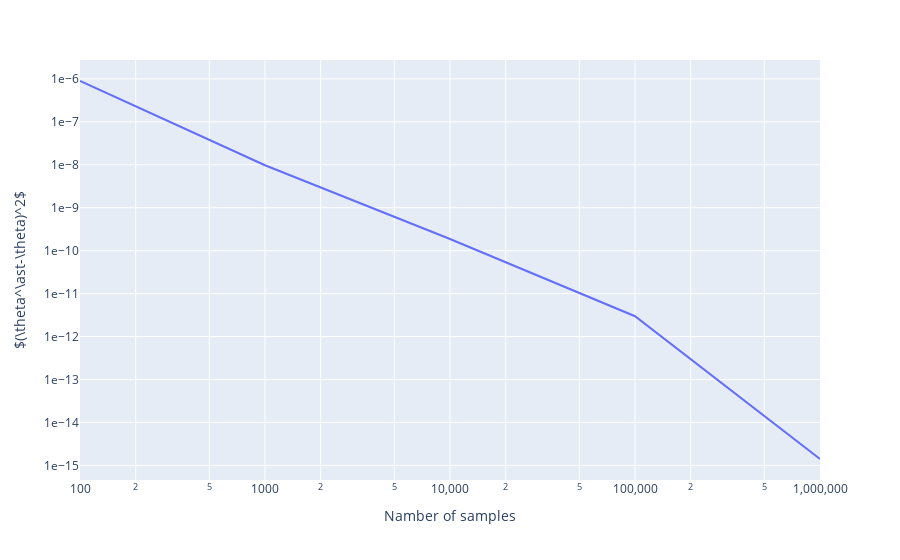

Source (notebook cell):
### Code cell
analyse_theta_covergence(true_lambda=1)

### Figure 1 — Plotly figure (JSON) as saved in the notebook; plotly's stock layout.template omitted (floating-point values rounded to 4 significant figures)
{"data": [{"hovertemplate": "Namber of samples=%{x}<br>$(\\theta^\\ast-\\theta)^2$=%{y}<extra></extra>", "legendgroup": "", "line": {"color": "#636efa", "dash": "solid"}, "mode": "lines", "name": "", "orientation": "v", "showlegend": false, "type": "scatter", "x": [100, 1000, 10000, 100000, 1000000], "xaxis": "x", "y": [8.921e-07, 9.763e-09, 1.872e-10, 2.979e-12, 1.411e-15], "yaxis": "y"}], "layout": {"legend": {"tracegroupgap": 0}, "margin": {"t": 60}, "xaxis": {"anchor": "y", "domain": [0, 1], "exponentformat": "none", "title": {"text": "Namber of samples"}, "type": "log"}, "yaxis": {"anchor": "x", "domain": [0, 1], "exponentformat": "e", "title": {"text": "$(\\theta^\\ast-\\theta)^2$"}, "type": "log"}}}
